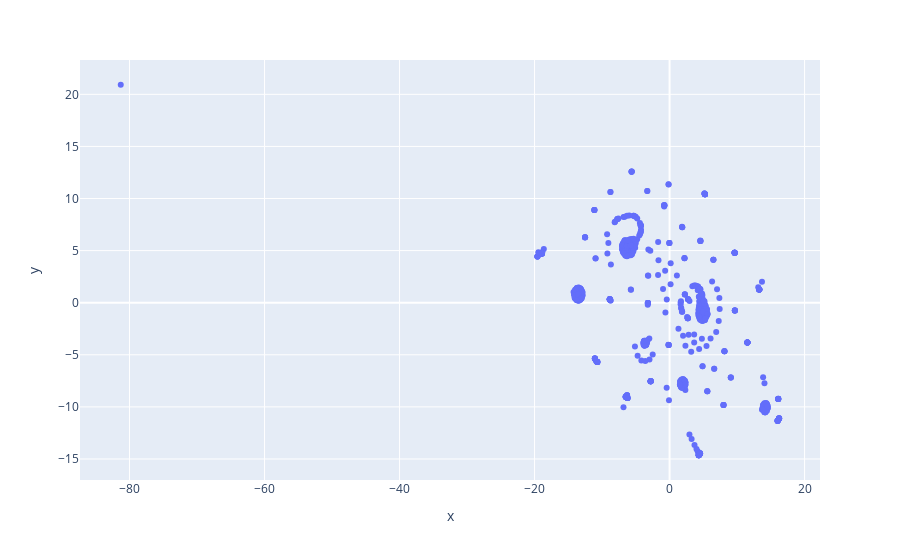

This figure's notebook cell:
### Code cell
# x and y given as DataFrame columns
import plotly.express as px
fig = px.scatter(df_outcome_tsne, x="x", y="y")
fig.show()

### Figure 1 — Plotly figure (JSON) as saved in the notebook; plotly's stock layout.template omitted (floating-point values rounded to 4 significant figures; data arrays with more than 128 entries replaced by an {"elided": "..."} marker saying what was removed)
{"data": [{"hovertemplate": "x=%{x}<br>y=%{y}<extra></extra>", "legendgroup": "", "marker": {"color": "#636efa", "symbol": "circle"}, "mode": "markers", "name": "", "orientation": "v", "showlegend": false, "type": "scatter", "x": {"elided": "532 float values"}, "xaxis": "x", "y": {"elided": "532 float values"}, "yaxis": "y"}], "layout": {"legend": {"tracegroupgap": 0}, "margin": {"t": 60}, "xaxis": {"anchor": "y", "domain": [0, 1], "title": {"text": "x"}}, "yaxis": {"anchor": "x", "domain": [0, 1], "title": {"text": "y"}}}}
